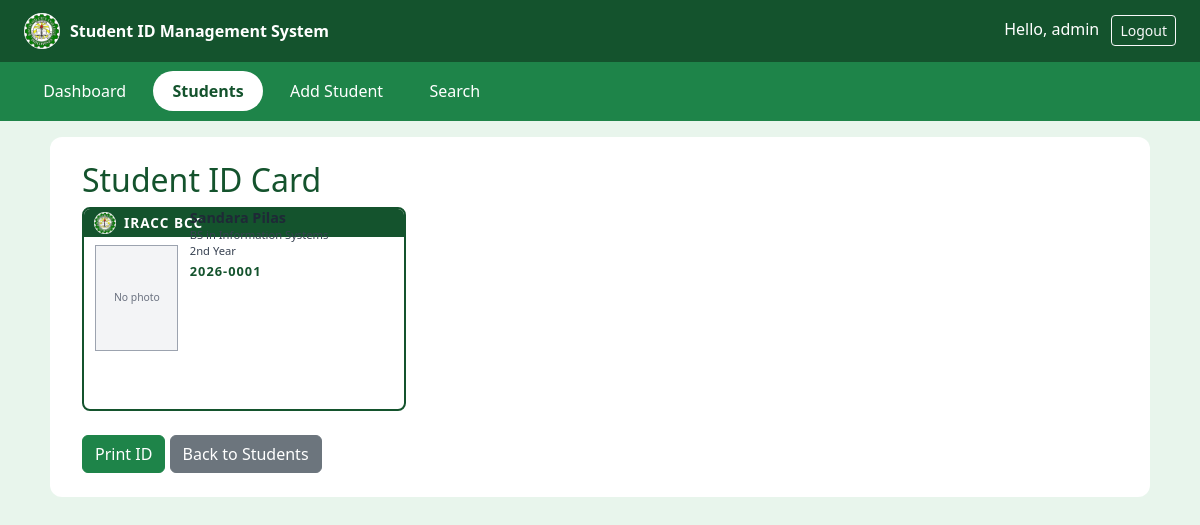
/index.php?page=idcard&id=2026-0001 (signed in), run on the app's committed database.
### tables this page shows
CREATE TABLE `students` (
  `id` int(11) NOT NULL,
  `student_number` varchar(20) NOT NULL,
  `firstname` varchar(50) NOT NULL,
  `middle_initial` varchar(1) NOT NULL DEFAULT '',
  `lastname` varchar(50) NOT NULL,
  `date_of_birth` date NOT NULL,
  `course` varchar(100) NOT NULL,
  `year_level` varchar(20) NOT NULL
);

### repositories/DBRepository.php (called while the page is built)
<?php
class DBRepository {
    private static ?PDO $pdo = null;
    protected static function connect(): PDO
    {
        if (self::$pdo === null) {
            try {
                $dsn = 'mysql:host=' . DB_HOST . ';dbname=' . DB_NAME . ';charset=utf8mb4';
                self::$pdo = new PDO($dsn, DB_USER, DB_PASS, [
                    PDO::ATTR_ERRMODE            => PDO::ERRMODE_EXCEPTION,
                    PDO::ATTR_DEFAULT_FETCH_MODE => PDO::FETCH_ASSOC,
                ]);
            } catch (PDOException $e) {
                die('Cannot connect to the database. Is MySQL running in XAMPP? ' . $e->getMessage());
            }
        }
        return self::$pdo;
    }
}

### repositories/StudentRepository.php (called while the page is built, shortened)
<?php
class StudentRepository extends DBRepository implements IStudentRepository
{
    public static function find(string $id): array
    {
        $stmt = self::connect()->prepare('SELECT * FROM students WHERE student_number = :id');
        $stmt->execute(['id' => $id]);
        $row = $stmt->fetch();
        return $row ?: [];
    }
}

### classes/Student.php (called while the page is built, shortened)
<?php
class Student extends Person
{
    public string $id_number;
    protected string $course;
    protected string $year_level;
    protected string $middle_initial;
    public function __construct(
        string $id_number,
        string $firstname,
        string $lastname,
        string $dob,
        string $course,
        string $year_level,
        string $middle_initial = ''
    ) {
        $this->id_number = $id_number;
        $this->course = $course;
        $this->year_level = $year_level;
        $this->middle_initial = $middle_initial;
    }
    public function getIdNumber(): string
    {
        return $this->id_number;
    }
    public function getCourse(): string
    {
        return $this->course;
    }
    public function getYearLevel(): string
    {
        return $this->year_level;
    }
    public function idCardName(): string
    {
        $mi = $this->middle_initial !== '' ? ' ' . $this->middle_initial . '.' : '';
        return $this->firstname . $mi . ' ' . $this->lastname;
    }
    public static function fromArray(array $s): Student
    {
        return new Student(
            $s['student_number'],
            $s['firstname'],
            $s['lastname'],
            $s['date_of_birth'],
            $s['course'],
            $s['year_level'],
            $s['middle_initial']
        );
    }
}

### classes/Person.php (called while the page is built, shortened)
<?php
class Person
{
    public function __construct(string $firstname, string $lastname)
    {
        $this->firstname = $firstname;
        $this->lastname = $lastname;
    }
}

### modules/id_card.php (the view, shortened to what this page needs)
<?php $data = StudentRepository::find($_GET['id'] ?? ''); ?>
<main class="content">
    <h2>Student ID Card</h2>
    <?php if (empty($data)) : ?>
        <p>Student not found.</p>
        <a href="index.php?page=students" class="btn btn-secondary">Back to Students</a>
    <?php else : ?>
        <?php
        $student = Student::fromArray($data);
        $photo = 'images/photos/' . $student->getIdNumber() . '.jpg';
        ?>
        <div class="id-card mb-4">
            <div class="id-card-header">
                <img src="images/bcc-logo.png" alt="" onerror="this.style.display='none'">
                <span>IRACC BCC</span>
            </div>
            <div class="id-card-main">
                <div class="id-photo">
                    <?php if (file_exists($photo)) : ?>
                        <img src="<?php echo $photo; ?>" alt="Student photo">
                    <?php else : ?>
                        <span>No photo</span>
                    <?php endif; ?>
                </div>
                <div class="id-info">
                    <p class="id-name"><?php echo $student->idCardName(); ?></p>
                    <p class="id-course"><?php echo $student->getCourse(); ?></p>
                    <p class="id-year"><?php echo $student->getYearLevel(); ?></p>
                    <p class="id-number"><?php echo $student->getIdNumber(); ?></p>
                </div>
            </div>
            <div class="id-card-barcode">
                <svg id="barcode"></svg>
            </div>
        </div>
        <div class="no-print">
            <button class="btn btn-success" onclick="window.print()">Print ID</button>
            <a href="index.php?page=students" class="btn btn-secondary">Back to Students</a>
        </div>
    <?php endif; ?>
</main>

### style.css (style rules this page uses)
:root { --green-dark: #14532d; --green: #1e8449; --green-light: #e8f5ec; --text: #1f2937; }
body { font-family: "Segoe UI", Arial, sans-serif; color: var(--text); background: var(--green-light); }
.btn-success { --bs-btn-bg: var(--green); --bs-btn-border-color: var(--green); --bs-btn-hover-bg: var(--green-dark); --bs-btn-hover-border-color: var(--green-dark); --bs-btn-active-bg: var(--green-dark); --bs-btn-active-border-color: var(--green-dark); }
.content { width: calc(100% - 2rem); max-width: 1100px; margin: 1rem auto; padding: 1.5rem 2rem; background: #fff; border-radius: 12px; }
.content h2 { color: var(--green-dark); margin-top: 0; }
.id-card { width: 85.6mm; height: 54mm; border: 2px solid var(--green-dark); border-radius: 8px; overflow: hidden; background: #fff; display: flex; flex-direction: column; }
.id-card-header { background: var(--green-dark); color: #fff; display: flex; align-items: center; gap: 8px; padding: 3px 10px; font-weight: 700; letter-spacing: 1px; font-size: 0.85rem; -webkit-print-color-adjust: exact; print-color-adjust: exact; }
.id-card-header img { width: 22px; height: 22px; border-radius: 50%; background: #fff; }
.id-card-main { flex: 1; display: flex; gap: 3mm; padding: 2mm 3mm 0; min-height: 0; }
.id-photo { width: 22mm; height: 28mm; flex-shrink: 0; border: 1px solid #9ca3af; background: #f3f4f6; display: flex; align-items: center; justify-content: center; font-size: 0.65rem; color: #6b7280; overflow: hidden; }
.id-info { flex: 1; display: flex; flex-direction: column; justify-content: center; min-width: 0; }
.id-info p { margin: 0 0 2px; }
.id-name { font-size: 0.9rem; font-weight: 700; line-height: 1.15; }
.id-course, .id-year { font-size: 0.7rem; color: #374151; line-height: 1.2; }
.id-number { font-size: 0.8rem; font-weight: 700; color: var(--green-dark); letter-spacing: 1px; margin-top: 3px !important; }
.id-card-barcode { display: flex; justify-content: center; padding: 1mm 3mm 2mm; }
.id-card-barcode svg { max-width: 100%; height: auto; }

### data on the page
students: $student->idCardName() "Sandara Pilas", course "BS in Information Systems", year_level "2nd Year", student_number "2026-0001"

### other printed values
Auth::username() "admin"
